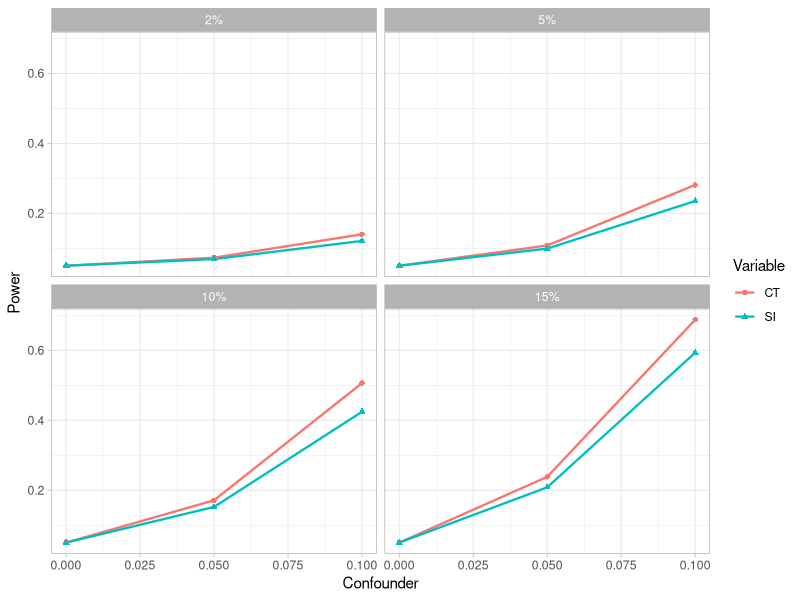
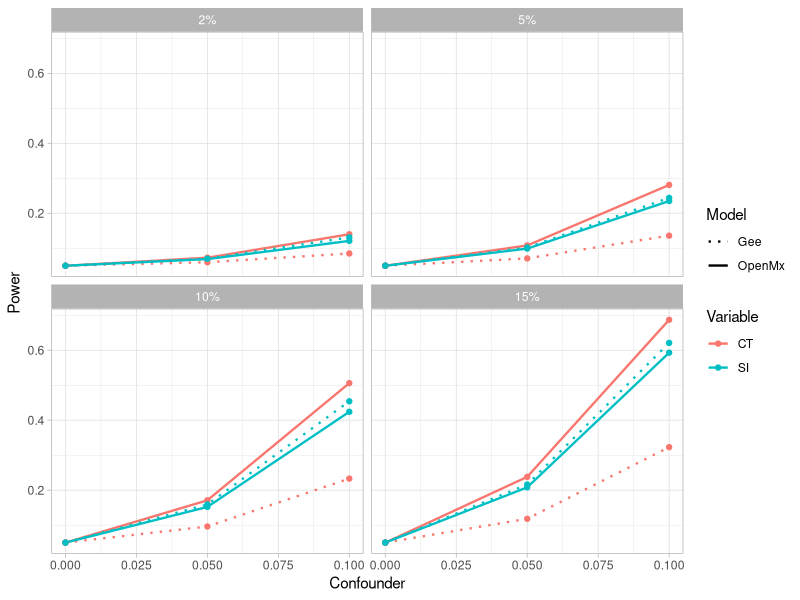
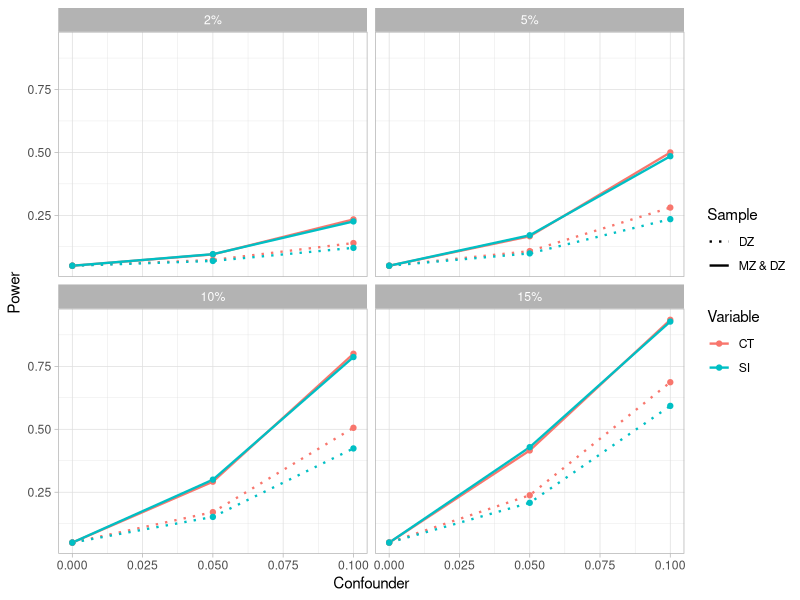

R code for these plots, in order:
library(tidyverse)

# Appendix data
app_mx_estimates <- read.csv("2024-05-08_mx_estimates_appendix.csv")
app_mx_power <- read.csv("2024-05-08_mx_power_appendix.csv")
app_gee_estimates <- read.csv("2024-05-08_gee_estimates_appendix.csv")
app_gee_power <- read.csv("2024-05-08_gee_power_appendix.csv")

# DZ-only data
p13_mx_data <- app_mx_power %>%
  filter(g == 0, round(a^2, 3) == .4) %>%
  select("b", "p13", 'PGS') %>%
  mutate(Variable = "CT")

p14_mx_data <- app_mx_power %>%
  filter(b == 0, round(a^2, 3) == .4) %>%
  select("g", "p14", 'PGS') %>%
  mutate(Variable = "SI")

colnames(p13_mx_data)[1:2] <- c("Confounder", "Power")
colnames(p14_mx_data)[1:2] <- c("Confounder", "Power")

mx_dz_data <- rbind(p13_mx_data, p14_mx_data) %>%
  mutate(Model = "OpenMx", PGS_percent = scales::percent(PGS))

# Create same dataset for MX
p2_gee_data <- app_gee_power %>%
  filter(g == 0, round(a^2, 3) == .4) %>%
  select("b", "p2", 'PGS') %>%
  mutate(Variable = "CT")

p3_gee_data <- app_gee_power %>%
  filter(b == 0, round(a^2, 3) == .4) %>%
  select("g", "p3", 'PGS') %>%
  mutate(Variable = "SI")

colnames(p2_gee_data)[1:2] <- c("Confounder", "Power")
colnames(p3_gee_data)[1:2] <- c("Confounder", "Power")
gee_dz_data <- rbind(p2_gee_data, p3_gee_data) %>%
  mutate(Model = "Gee", PGS_percent = scales::percent(PGS))

# Combine the two
# Merge the data frames based on Confounder, PGS, and Variable
full_dz_data <- rbind(mx_dz_data, gee_dz_data)

full_dz_data$PGS_percent <- scales::percent(full_dz_data$PGS)
full_dz_data$PGS_percent <- factor(full_dz_data$PGS_percent, levels = c("2%", "5%", "10%", "15%"))

full_dz_data %>%
  filter(Model == "OpenMx") %>%
  ggplot(data = ., mapping = aes(x = Confounder, y = Power, colour = Variable)) +
  geom_line(linewidth = 0.8) +
  geom_point(aes(shape = Variable)) +
  facet_wrap(~PGS_percent) +
  theme_light()

ggplot(data = full_dz_data, mapping = aes(x = Confounder, y = Power, color = Variable, linetype = Model)) +
  geom_line(linewidth = 0.8) +
  geom_point() +
  facet_wrap(~PGS_percent) +
  scale_linetype_manual(values = c("Gee" = "dotted", "OpenMx" = "solid")) +
  theme_light()

# Plot of OpenMx MZ&DZ vs. DZ-only
p1_mx_data <- app_mx_power %>%
  filter(g == 0, round(a^2, 3) == .4) %>%
  select("b", "p1", 'PGS') %>%
  mutate(Variable = "CT")

p2_mx_data <- app_mx_power %>%
  filter(b == 0, round(a^2, 3) == .4) %>%
  select("g", "p2", 'PGS') %>%
  mutate(Variable = "SI")

colnames(p1_mx_data)[1:2] <- c("Confounder", "Power")
colnames(p2_mx_data)[1:2] <- c("Confounder", "Power")

mx_mzdz_data <- rbind(p1_mx_data, p2_mx_data) %>%
  mutate(Model = "OpenMx", Sample = "MZ & DZ", PGS_percent = scales::percent(PGS))

mx_dz_data <- mx_dz_data %>%
  mutate(Sample = "DZ")

# Plot OpenMx DZ vs. MZ & DZ
full_mx_data <- rbind(mx_dz_data, mx_mzdz_data)

full_mx_data$PGS_percent <- scales::percent(full_mx_data$PGS)
full_mx_data$PGS_percent <- factor(full_mx_data$PGS_percent, levels = c("2%", "5%", "10%", "15%"))

ggplot(data = full_mx_data, mapping = aes(x = Confounder, y = Power, color = Variable, linetype = Sample)) +
  geom_line(linewidth = 0.8) +
  geom_point() +
  facet_wrap(~PGS_percent) +
  scale_linetype_manual(values = c("DZ" = "dotted", "MZ & DZ" = "solid")) +
  theme_light()
